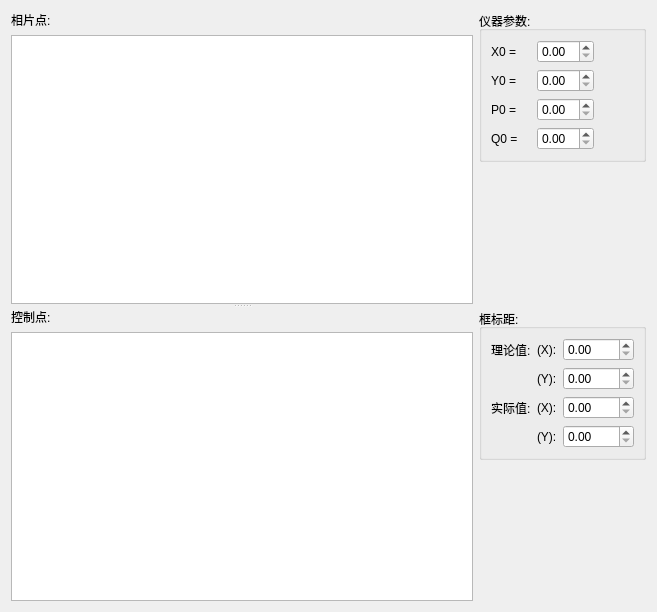
<ui version="4.0" >
 <class>inputWidgetBase</class>
 <widget class="QWidget" name="inputWidgetBase" >
  <property name="geometry" >
   <rect>
    <x>0</x>
    <y>0</y>
    <width>657</width>
    <height>612</height>
   </rect>
  </property>
  <property name="windowTitle" >
   <string>Form</string>
  </property>
  <layout class="QGridLayout" name="gridLayout_3" >
   <item rowspan="4" row="0" column="0" >
    <widget class="QSplitter" name="splitter" >
     <property name="sizePolicy" >
      <sizepolicy vsizetype="Expanding" hsizetype="Expanding" >
       <horstretch>0</horstretch>
       <verstretch>0</verstretch>
      </sizepolicy>
     </property>
     <property name="orientation" >
      <enum>Qt::Vertical</enum>
     </property>
     <widget class="QWidget" name="" >
      <layout class="QVBoxLayout" name="verticalLayout_2" >
       <item>
        <widget class="QLabel" name="photoPointsLabel" >
         <property name="text" >
          <string>相片点:</string>
         </property>
        </widget>
       </item>
       <item>
        <widget class="QTableView" name="photoPointsView" />
       </item>
      </layout>
     </widget>
     <widget class="QWidget" name="" >
      <layout class="QVBoxLayout" name="verticalLayout" >
       <item>
        <widget class="QLabel" name="controlPointsLabel" >
         <property name="text" >
          <string>控制点:</string>
         </property>
        </widget>
       </item>
       <item>
        <widget class="QTableView" name="controlPointsView" />
       </item>
      </layout>
     </widget>
    </widget>
   </item>
   <item row="0" column="1" >
    <widget class="QGroupBox" name="groupBox_2" >
     <property name="sizePolicy" >
      <sizepolicy vsizetype="Preferred" hsizetype="Preferred" >
       <horstretch>0</horstretch>
       <verstretch>0</verstretch>
      </sizepolicy>
     </property>
     <property name="title" >
      <string>仪器参数:</string>
     </property>
     <layout class="QGridLayout" name="gridLayout_2" >
      <item row="0" column="1" >
       <widget class="QLabel" name="xlLabel" >
        <property name="sizePolicy" >
         <sizepolicy vsizetype="Preferred" hsizetype="Minimum" >
          <horstretch>0</horstretch>
          <verstretch>0</verstretch>
         </sizepolicy>
        </property>
        <property name="text" >
         <string>X0 = </string>
        </property>
       </widget>
      </item>
      <item row="1" column="1" >
       <widget class="QLabel" name="ylLabel" >
        <property name="sizePolicy" >
         <sizepolicy vsizetype="Preferred" hsizetype="Minimum" >
          <horstretch>0</horstretch>
          <verstretch>0</verstretch>
         </sizepolicy>
        </property>
        <property name="text" >
         <string>Y0 =</string>
        </property>
       </widget>
      </item>
      <item row="2" column="1" >
       <widget class="QLabel" name="xrLabel" >
        <property name="sizePolicy" >
         <sizepolicy vsizetype="Preferred" hsizetype="Minimum" >
          <horstretch>0</horstretch>
          <verstretch>0</verstretch>
         </sizepolicy>
        </property>
        <property name="text" >
         <string>P0 = </string>
        </property>
       </widget>
      </item>
      <item row="3" column="1" >
       <widget class="QLabel" name="yrLabel" >
        <property name="sizePolicy" >
         <sizepolicy vsizetype="Preferred" hsizetype="Minimum" >
          <horstretch>0</horstretch>
          <verstretch>0</verstretch>
         </sizepolicy>
        </property>
        <property name="text" >
         <string>Q0 =</string>
        </property>
       </widget>
      </item>
      <item row="0" column="2" >
       <widget class="QDoubleSpinBox" name="doubleSpinBox_5" >
        <property name="sizePolicy" >
         <sizepolicy vsizetype="Fixed" hsizetype="Preferred" >
          <horstretch>0</horstretch>
          <verstretch>0</verstretch>
         </sizepolicy>
        </property>
       </widget>
      </item>
      <item row="1" column="2" >
       <widget class="QDoubleSpinBox" name="doubleSpinBox_7" >
        <property name="sizePolicy" >
         <sizepolicy vsizetype="Fixed" hsizetype="Preferred" >
          <horstretch>0</horstretch>
          <verstretch>0</verstretch>
         </sizepolicy>
        </property>
       </widget>
      </item>
      <item row="2" column="2" >
       <widget class="QDoubleSpinBox" name="doubleSpinBox_6" >
        <property name="sizePolicy" >
         <sizepolicy vsizetype="Fixed" hsizetype="Preferred" >
          <horstretch>0</horstretch>
          <verstretch>0</verstretch>
         </sizepolicy>
        </property>
       </widget>
      </item>
      <item row="3" column="2" >
       <widget class="QDoubleSpinBox" name="doubleSpinBox_8" >
        <property name="sizePolicy" >
         <sizepolicy vsizetype="Fixed" hsizetype="Preferred" >
          <horstretch>0</horstretch>
          <verstretch>0</verstretch>
         </sizepolicy>
        </property>
       </widget>
      </item>
      <item row="1" column="3" >
       <spacer name="horizontalSpacer_2" >
        <property name="orientation" >
         <enum>Qt::Horizontal</enum>
        </property>
        <property name="sizeType" >
         <enum>QSizePolicy::Minimum</enum>
        </property>
        <property name="sizeHint" stdset="0" >
         <size>
          <width>40</width>
          <height>20</height>
         </size>
        </property>
       </spacer>
      </item>
     </layout>
    </widget>
   </item>
   <item row="2" column="1" >
    <widget class="QGroupBox" name="fiducialMarkGroupBox" >
     <property name="sizePolicy" >
      <sizepolicy vsizetype="Preferred" hsizetype="Preferred" >
       <horstretch>0</horstretch>
       <verstretch>0</verstretch>
      </sizepolicy>
     </property>
     <property name="title" >
      <string>框标距:</string>
     </property>
     <layout class="QGridLayout" name="gridLayout" >
      <item row="1" column="2" >
       <widget class="QDoubleSpinBox" name="tfySpinBox" >
        <property name="minimum" >
         <double>0.000000000000000</double>
        </property>
        <property name="maximum" >
         <double>1000.000000000000000</double>
        </property>
        <property name="value" >
         <double>0.000000000000000</double>
        </property>
       </widget>
      </item>
      <item row="2" column="0" >
       <widget class="QLabel" name="label_2" >
        <property name="text" >
         <string>实际值:</string>
        </property>
       </widget>
      </item>
      <item row="2" column="1" >
       <widget class="QLabel" name="rfxLabel" >
        <property name="text" >
         <string>(X):</string>
        </property>
       </widget>
      </item>
      <item row="2" column="2" >
       <widget class="QDoubleSpinBox" name="rfxSpinBox" >
        <property name="minimum" >
         <double>0.000000000000000</double>
        </property>
        <property name="maximum" >
         <double>1000.000000000000000</double>
        </property>
        <property name="value" >
         <double>0.000000000000000</double>
        </property>
       </widget>
      </item>
      <item row="3" column="1" >
       <widget class="QLabel" name="rfyLabel" >
        <property name="text" >
         <string>(Y):</string>
        </property>
       </widget>
      </item>
      <item row="3" column="2" >
       <widget class="QDoubleSpinBox" name="rfySpinBox" >
        <property name="maximum" >
         <double>1000.000000000000000</double>
        </property>
       </widget>
      </item>
      <item row="1" column="1" >
       <widget class="QLabel" name="tfyLabel" >
        <property name="text" >
         <string>(Y):</string>
        </property>
       </widget>
      </item>
      <item row="0" column="2" >
       <widget class="QDoubleSpinBox" name="tfxSpinBox" >
        <property name="minimum" >
         <double>0.000000000000000</double>
        </property>
        <property name="maximum" >
         <double>1000.000000000000000</double>
        </property>
        <property name="value" >
         <double>0.000000000000000</double>
        </property>
       </widget>
      </item>
      <item row="0" column="1" >
       <widget class="QLabel" name="tfxLabel" >
        <property name="text" >
         <string>(X):</string>
        </property>
       </widget>
      </item>
      <item row="0" column="0" >
       <widget class="QLabel" name="label" >
        <property name="text" >
         <string>理论值:</string>
        </property>
       </widget>
      </item>
     </layout>
     <zorder>tfySpinBox</zorder>
     <zorder>label_2</zorder>
     <zorder>rfxLabel</zorder>
     <zorder>rfxSpinBox</zorder>
     <zorder>rfyLabel</zorder>
     <zorder>rfySpinBox</zorder>
     <zorder>tfyLabel</zorder>
     <zorder>tfxSpinBox</zorder>
     <zorder>tfxLabel</zorder>
     <zorder>label</zorder>
    </widget>
   </item>
   <item row="3" column="1" >
    <spacer name="verticalSpacer" >
     <property name="orientation" >
      <enum>Qt::Vertical</enum>
     </property>
     <property name="sizeHint" stdset="0" >
      <size>
       <width>20</width>
       <height>40</height>
      </size>
     </property>
    </spacer>
   </item>
   <item row="1" column="1" >
    <spacer name="verticalSpacer_2" >
     <property name="orientation" >
      <enum>Qt::Vertical</enum>
     </property>
     <property name="sizeHint" stdset="0" >
      <size>
       <width>20</width>
       <height>40</height>
      </size>
     </property>
    </spacer>
   </item>
  </layout>
 </widget>
 <resources/>
 <connections/>
</ui>
